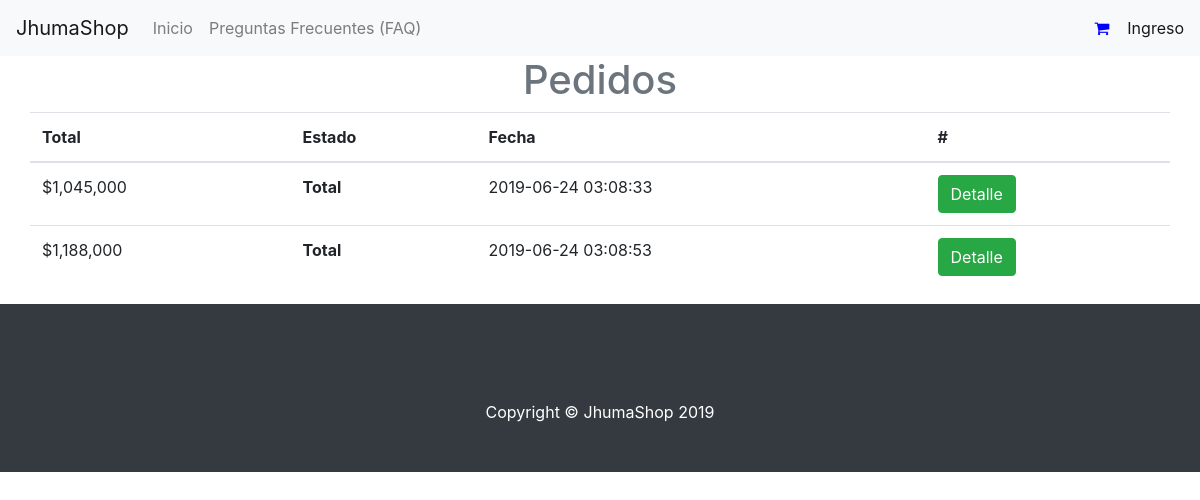
Page /index.php/inicio/pedidos on the committed database.
### tables this page shows
CREATE TABLE `tbl_pedido` (
  `id_pedido` int(11) NOT NULL AUTO_INCREMENT,
  `user_id` int(11) DEFAULT NULL,
  `fecha_pedido` datetime DEFAULT NULL,
  `total_pedido` varchar(255) DEFAULT NULL,
  `flete_pedido` varchar(255) DEFAULT NULL,
  `referencia` varchar(255) DEFAULT NULL,
  PRIMARY KEY (`id_pedido`)
);

### application/controllers/Inicio.php (called while the page is built, shortened)
<?php
class Inicio extends CI_Controller
{
    public function __construct()
    {
        $this->load->helper('url');
        $this->load->library(array('session', 'form_validation'));
        $this->load->helper(array('url', 'form'));
        $this->load->model('Producto_model');
        $this->load->model('Usuario_model');
        $this->load->model('Pedido_model');
        $this->load->model('PedidoDetalle_model');
        $this->load->model('Pago_model');
    }
    public function pedidos()
    {
        $data['pedidos'] = $this->Pedido_model->get_pedidos_user($this->session->userdata('id_usuario'));
        $this->load->view('sitio/layout/header');
        $this->load->view('sitio/pedidos', $data);
        $this->load->view('sitio/layout/footer');
    }
}

### index.php (called while the page is built, shortened)
<?php
require_once BASEPATH.'core/CodeIgniter.php';

### application/models/Pedido_model.php (called while the page is built, shortened)
<?php
class Pedido_model extends CI_Model
{
    private $_table            = 'tbl_pedido';
    private $list_colums       = array('id_pedido', 'fecha_pedido', 'total_pedido', 'flete_pedido', 'referencia');
    public function get_pedidos_user($user_id){
        $this->db->select($this->list_colums);
        $this->db->from($this->_table);
        $this->db->where("user_id", $user_id);
        $query = $this->db->get();
        $result = $query->result_array();
        return $result;
    }
}

### application/views/sitio/pedidos.php (the view)
<div class="container bootstrap snipets">
 <h1 class="text-center text-muted">Pedidos</h1>
 <div class="row flow-offset-1">
  <table class="table">
   <thead>
    <tr>
     <th scope="col">Total</th>
     <th scope="col">Estado</th>
     <th scope="col">Fecha</th>
     <th scope="col">#</th>
    </tr>
   </thead>
   <tbody>
    <?php foreach($pedidos as $pedido):  ?>
    <tr>
     <td>$<?php echo number_format($pedido['total_pedido']); ?></td>
     <th scope="col">Total</th>
     <td><?php echo $pedido['fecha_pedido']; ?></td>
     <td><a class="btn  btn-success" href="/index.php/inicio/detalle_pedido/<?php echo $pedido['referencia']; ?>">Detalle</a></td>
    </tr>
    <?php endforeach; ?>
   </tbody>
  </table>
 </div>
</div>

### public/sitio/css/shop-homepage.css (style rules this page uses)
body { padding-top: 56px; }

### rows in the picture
tbl_pedido: total_pedido "1,045,000", fecha_pedido "2019-06-24 03:08:33"
tbl_pedido: total_pedido "1,188,000", fecha_pedido "2019-06-24 03:08:53"
